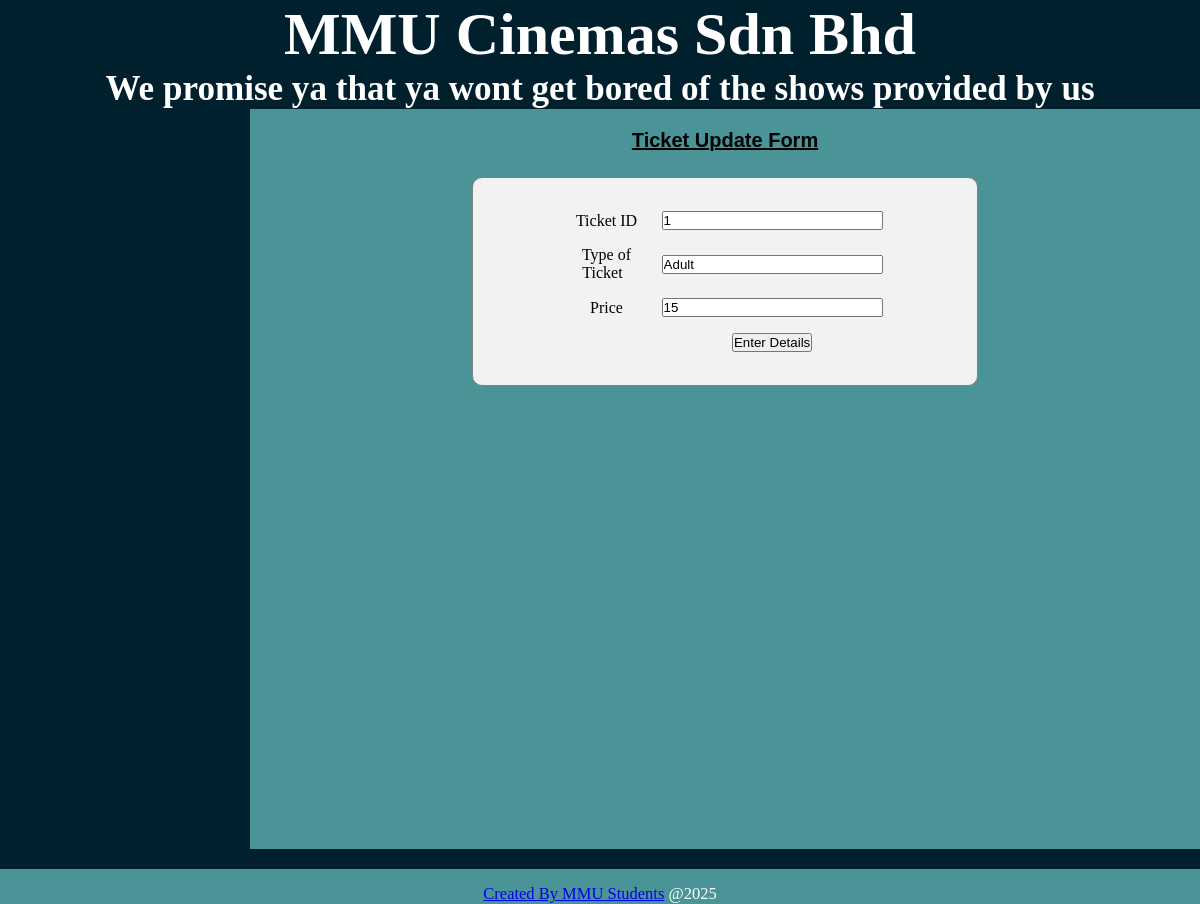
/ticket_update.php?ticketID=1 (signed in), run on the app's committed database.
### tables this page shows
CREATE TABLE `ticket` (
  `ticketID` int(5) NOT NULL,
  `ticket` varchar(15) DEFAULT NULL,
  `price` float(5,2) DEFAULT NULL
);

### ticket_update.php (the view, shortened to what this page needs)
<?php
require_once('connection.php');
if(isset($_POST['update_btn'])){
  $ticketID = $_POST['ticketID'];
  $ticket = $_POST['ticket'];
  $price = $_POST['price'];
  $stmt = $conn->prepare("UPDATE ticket SET ticket = ?, price = ? WHERE ticketID = ?");
  $stmt->bind_param("ssi", $ticket, $price, $ticketID);
  $result = $stmt->execute();
  if($result){
    echo "<script>alert('Successful')</script>";
    header('Refresh:0 ; url=ticket_list.php');
  } else {
    echo "<script>alert('Failed')</script>";
    header('Refresh:0 ; url=ticket_list.php');
  }
  $stmt->close();
} else {
  $ticketID = $_GET['ticketID'];
  $stmt = $conn->prepare("SELECT * FROM ticket WHERE ticketID = ?");
  $stmt->bind_param("i", $ticketID);
  $stmt->execute();
  $data = $stmt->get_result();
  $row = $data->fetch_assoc();
  if ($row) {
    $ticketID = $row['ticketID'];
    $ticket = $row['ticket'];
    $price = $row['price'];
  } else {
    $ticketID = '';
    $ticket = '';
    $price = '';
  }
}
?>
<!DOCTYPE html>
<html>
<head>
  <link rel="stylesheet" type="text/css" href="style2.css">
</head>
<body>
<div id="wrapper">
  <div id="header">
    <?php include('header.php'); ?>
  </div>
  <div id="menu">
  </div>
  <div id="main">
  <center>
  <h1>Ticket Update Form</h1>
     <div id="borang">
        <form align="center" action="ticket_update.php" method="POST">
          <table>
            <tr>
                <td>Ticket ID</td>
                <td><input readonly type="text" name="ticketID" value="<?php echo htmlspecialchars($ticketID); ?>" size="25" required readonly></td>
            </tr>
            <tr>
                <td>Type of Ticket</td>
                <td><input type="text" name="ticket" value="<?php echo htmlspecialchars($ticket); ?>" size="25" required></td>
            </tr>
            <tr>
                <td>Price</td>
                <td><input type="text" name="price" value="<?php echo htmlspecialchars($price); ?>" size="25" required></td>
            </tr>
            <tr>
              <td></td>
              <td><input type="submit" name="update_btn" value="Enter Details"></td>
            </tr>
         </table>
       </form>
     </div>
  </center>
  </div>
  <div id="footer">
    <?php include('footer.php'); ?>
  </div>
</div>
</body>
</html>

### style2.css (style rules this page uses)
* { margin: 0; padding: 0; }
body { font-family: cursive; color: white; background-color: #00202e; }
#header { font-family: "brody", regular; font-weight: normal; font-size: 30px; text-align: center; background-color: #00202e; }
#footer { margin-top: 20px; height: 25px auto; text-align: center; padding-top: 15px; width: 100%; background-color: #4a9396; font-size: 16.5px; margin-bottom: 0px; }
#menu { padding-top: 15px; float: left; width:250px; height:730px; background-color: #00202e; border-radius: 0px 0px 0px 0px; margin-bottom: -100px; overflow-x: hidden; }
#main { height: 700px; background-color: #4a9396; min-height: 650px auto; float:inline; width: 96.8% auto; padding: 20px; overflow: auto; }
#main table { width: 70%; border-collapse: collapse; margin: 10px auto; border-color: black; text-indent: 8px; }
#main table { text-decoration: none; }
#main table td { padding:8px 8px; }
#main table tr { color: black; }
#borang { background-color: #f2f2f2; padding: 15px; margin: 25px; width: 52%; border: 1px solid grey; border-radius: 10px; margin-bottom: 35px; }
#main h1 { font-size:20px; text-decoration-line: underline; font-family: 'Franklin Gothic Medium', 'Arial Narrow', Arial, sans-serif; color: black; }

### data on the page
ticket: ticketID "1", ticket "Adult", price "15"
